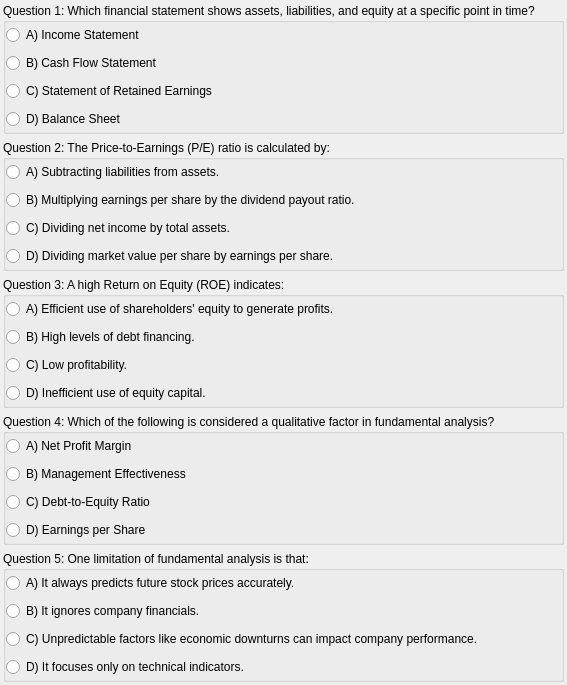
                 <widget class="QWidget" name="quiz3scrollWidget">
                  <property name="geometry">
                   <rect>
                    <x>0</x>
                    <y>0</y>
                    <width>561</width>
                    <height>685</height>
                   </rect>
                  </property>
                  <layout class="QVBoxLayout" name="verticalLayout_15">
                   <property name="leftMargin">
                    <number>3</number>
                   </property>
                   <property name="topMargin">
                    <number>3</number>
                   </property>
                   <property name="rightMargin">
                    <number>3</number>
                   </property>
                   <property name="bottomMargin">
                    <number>3</number>
                   </property>
                   <item>
                    <widget class="QGroupBox" name="M3Question1">
                     <property name="sizePolicy">
                      <sizepolicy hsizetype="Preferred" vsizetype="Preferred">
                       <horstretch>0</horstretch>
                       <verstretch>0</verstretch>
                      </sizepolicy>
                     </property>
                     <property name="title">
                      <string>Question 1: Which financial statement shows assets, liabilities, and equity at a specific point in time?</string>
                     </property>
                     <property name="checkable">
                      <bool>false</bool>
                     </property>
                     <layout class="QVBoxLayout" name="verticalLayout_16">
                      <property name="leftMargin">
                       <number>0</number>
                      </property>
                      <property name="topMargin">
                       <number>0</number>
                      </property>
                      <property name="rightMargin">
                       <number>0</number>
                      </property>
                      <property name="bottomMargin">
                       <number>0</number>
                      </property>
                      <item>
                       <widget class="QRadioButton" name="M3Q1A1">
                        <property name="text">
                         <string>A) Income Statement</string>
                        </property>
                       </widget>
                      </item>
                      <item>
                       <widget class="QRadioButton" name="M3Q1A2">
                        <property name="text">
                         <string>B) Cash Flow Statement</string>
                        </property>
                       </widget>
                      </item>
                      <item>
                       <widget class="QRadioButton" name="M3Q1A3">
                        <property name="text">
                         <string>C) Statement of Retained Earnings</string>
                        </property>
                       </widget>
                      </item>
                      <item>
                       <widget class="QRadioButton" name="M3Q1A4_C">
                        <property name="text">
                         <string>D) Balance Sheet</string>
                        </property>
                       </widget>
                      </item>
                     </layout>
                    </widget>
                   </item>
                   <item>
                    <widget class="QGroupBox" name="M3Question2">
                     <property name="title">
                      <string>Question 2: The Price-to-Earnings (P/E) ratio is calculated by:</string>
                     </property>
                     <layout class="QVBoxLayout" name="verticalLayout_17">
                      <property name="leftMargin">
                       <number>0</number>
                      </property>
                      <property name="topMargin">
                       <number>0</number>
                      </property>
                      <property name="rightMargin">
                       <number>0</number>
                      </property>
                      <property name="bottomMargin">
                       <number>0</number>
                      </property>
                      <item>
                       <widget class="QRadioButton" name="M3Q2A1">
                        <property name="text">
                         <string>A) Subtracting liabilities from assets.</string>
                        </property>
                       </widget>
                      </item>
                      <item>
                       <widget class="QRadioButton" name="M3Q2A2">
                        <property name="text">
                         <string>B) Multiplying earnings per share by the dividend payout ratio.</string>
                        </property>
                       </widget>
                      </item>
                      <item>
                       <widget class="QRadioButton" name="M3Q2A3">
                        <property name="text">
                         <string>C) Dividing net income by total assets.</string>
                        </property>
                       </widget>
                      </item>
                      <item>
                       <widget class="QRadioButton" name="M3Q2A4_C">
                        <property name="text">
                         <string>D) Dividing market value per share by earnings per share.</string>
                        </property>
                       </widget>
                      </item>
                     </layout>
                    </widget>
                   </item>
                   <item>
                    <widget class="QGroupBox" name="M3Question3">
                     <property name="title">
                      <string>Question 3: A high Return on Equity (ROE) indicates:</string>
                     </property>
                     <layout class="QVBoxLayout" name="verticalLayout_18">
                      <property name="leftMargin">
                       <number>0</number>
                      </property>
                      <property name="topMargin">
                       <number>0</number>
                      </property>
                      <property name="rightMargin">
                       <number>0</number>
                      </property>
                      <property name="bottomMargin">
                       <number>0</number>
                      </property>
                      <item>
                       <widget class="QRadioButton" name="M3Q3A1_C">
                        <property name="text">
                         <string>A) Efficient use of shareholders' equity to generate profits.</string>
                        </property>
                       </widget>
                      </item>
                      <item>
                       <widget class="QRadioButton" name="M3Q3A2">
                        <property name="text">
                         <string>B) High levels of debt financing.</string>
                        </property>
                       </widget>
                      </item>
                      <item>
                       <widget class="QRadioButton" name="M3Q3A3">
                        <property name="text">
                         <string>C) Low profitability.</string>
                        </property>
                       </widget>
                      </item>
                      <item>
                       <widget class="QRadioButton" name="M3Q3A4">
                        <property name="text">
                         <string>D) Inefficient use of equity capital.</string>
                        </property>
                       </widget>
                      </item>
                     </layout>
                    </widget>
                   </item>
                   <item>
                    <widget class="QGroupBox" name="M3Question4">
                     <property name="title">
                      <string>Question 4: Which of the following is considered a qualitative factor in fundamental analysis?</string>
                     </property>
                     <layout class="QVBoxLayout" name="verticalLayout_19">
                      <property name="leftMargin">
                       <number>0</number>
                      </property>
                      <property name="topMargin">
                       <number>0</number>
                      </property>
                      <property name="rightMargin">
                       <number>0</number>
                      </property>
                      <property name="bottomMargin">
                       <number>0</number>
                      </property>
                      <item>
                       <widget class="QRadioButton" name="M3Q4A1">
                        <property name="text">
                         <string>A) Net Profit Margin</string>
                        </property>
                       </widget>
                      </item>
                      <item>
                       <widget class="QRadioButton" name="M3Q4A2_C">
                        <property name="text">
                         <string>B) Management Effectiveness</string>
                        </property>
                       </widget>
                      </item>
                      <item>
                       <widget class="QRadioButton" name="M3Q4A3">
                        <property name="text">
                         <string>C) Debt-to-Equity Ratio</string>
                        </property>
                       </widget>
                      </item>
                      <item>
                       <widget class="QRadioButton" name="M3Q4A4">
                        <property name="text">
                         <string>D) Earnings per Share</string>
                        </property>
                       </widget>
                      </item>
                     </layout>
                    </widget>
                   </item>
                   <item>
                    <widget class="QGroupBox" name="M3Question5">
                     <property name="title">
                      <string>Question 5: One limitation of fundamental analysis is that:</string>
                     </property>
                     <layout class="QVBoxLayout" name="verticalLayout_20">
                      <property name="leftMargin">
                       <number>0</number>
                      </property>
                      <property name="topMargin">
                       <number>0</number>
                      </property>
                      <property name="rightMargin">
                       <number>0</number>
                      </property>
                      <property name="bottomMargin">
                       <number>0</number>
                      </property>
                      <item>
                       <widget class="QRadioButton" name="M3Q5A1">
                        <property name="text">
                         <string>A) It always predicts future stock prices accurately.</string>
                        </property>
                       </widget>
                      </item>
                      <item>
                       <widget class="QRadioButton" name="M3Q5A4">
                        <property name="text">
                         <string>B) It ignores company financials.</string>
                        </property>
                       </widget>
                      </item>
                      <item>
                       <widget class="QRadioButton" name="M3Q5A3_C">
                        <property name="text">
                         <string>C) Unpredictable factors like economic downturns can impact company performance.</string>
                        </property>
                       </widget>
                      </item>
                      <item>
                       <widget class="QRadioButton" name="M3Q5A2">
                        <property name="text">
                         <string>D) It focuses only on technical indicators.</string>
                        </property>
                       </widget>
                      </item>
                     </layout>
                    </widget>
                   </item>
                  </layout>
                 </widget>
